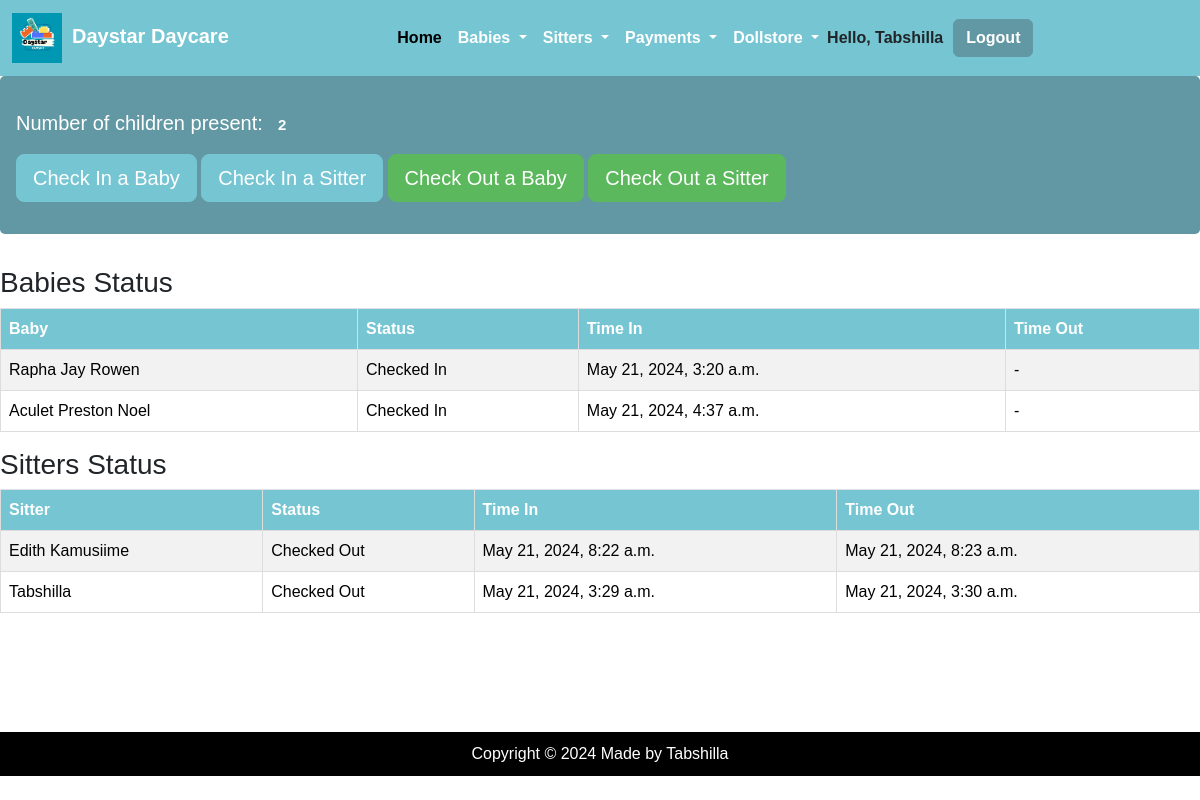
The app's page /trial/ (signed in) with its own data.
### DaystarApp/models.py (models this page shows, shortened)
class BabyReg(models.Model):
    B_name = models.CharField(max_length=100,null=True, blank=True)
    age = models.CharField(max_length=100,null=True, blank=True)
    gender = models.CharField(choices=[('female', 'female'),('male','male')], max_length=100, null=False)
    location = models.CharField(max_length=100,null=True,)
    mothers_name = models.CharField(max_length=100, null=True, blank=True)
    fathers_name = models.CharField(max_length=100, null=True, blank=True)
    mothers_phone = models.IntegerField(null=True, blank=True)
    fathers_phone = models.IntegerField(null=True, blank=True)
    B_number = models.IntegerField(null=True, blank=True)

class BabyAttendance(models.Model):
    B_name = models.ForeignKey(BabyReg, on_delete=models.CASCADE,null=True, blank=True)
    c_stay = models.ForeignKey(Categorystay, on_delete=models.CASCADE,null=True, blank=True)
    brought_by = models.CharField(max_length=100, null=True, blank=True)
    timeIn = models.DateTimeField(auto_now_add=True)
    timeOut = models.DateTimeField(null=True,blank=True)
    assignSitter = models.ForeignKey(Sitter, on_delete=models.CASCADE, null=True, blank=True)

class Sitter(models.Model):
    RELIGION_CHOICES = (
        ('Christian', 'Christian'),
        ('Muslim', 'Muslim'),
        ('Other', 'Other'),
    )
    EDUCATION_LEVEL_CHOICES = (
        ('Primary', 'Primary'),
        ('Secondary', 'Secondary'),
        ('University', 'University'),
    )
    S_name = models.CharField(max_length=200,null=True,blank=True)
    gender = models.CharField(choices=[('female', 'female'),('male','male')], max_length=100, null=False)
    dob = models.DateTimeField()
    location = models.CharField(max_length=200, default="Kabalaga")
    next_of_kin = models.CharField(max_length=200)
    recommenders_name = models.CharField(max_length=200)
    religion = models.CharField(max_length=100, choices=RELIGION_CHOICES, blank=True)
    NIN = models.CharField(max_length=30, unique=True)
    education_level = models.CharField(max_length=200, choices=EDUCATION_LEVEL_CHOICES)
    sitter_number = models.CharField(max_length=200, unique=True)
    contact = models.IntegerField(null= True)

class SitterAttendance(models.Model):
    S_name = models.ForeignKey(Sitter, on_delete=models.CASCADE,null=True, blank=True)
    assign_baby =  models.ForeignKey(BabyReg, on_delete=models.CASCADE,null=True, blank=True)
    timeIn = models.DateTimeField(auto_now_add=True)
    timeOut = models.DateTimeField(null=True,blank=True)

### DaystarApp/views.py (the view)
# urls.py: path('trial/', views.trial, name='trial'),
def trial(request):
    baby_attendance_today = BabyAttendance.objects.filter(timeIn__date=timezone.now().date())
    children_present = baby_attendance_today.count()
    babies_status = []
    for attendance in baby_attendance_today:
        status = 'Checked In' if attendance.timeOut is None else 'Checked Out'
        babies_status.append({
            'baby': attendance.B_name.B_name,
            'status': status,
            'timeIn': attendance.timeIn,
            'timeOut': attendance.timeOut,
        })
    sitter_attendance_today = SitterAttendance.objects.filter(timeIn__date=timezone.now().date())
    sitters_present = sitter_attendance_today.count()
    sitters_status = []
    for attendance in sitter_attendance_today:
        status = 'Checked In' if attendance.timeOut is None else 'Checked Out'
        sitters_status.append({
            'sitter': attendance.S_name.S_name,
            'status': status,
            'timeIn': attendance.timeIn,
            'timeOut': attendance.timeOut,
        })
    context = {
        'children_present': children_present,
        'babies_status': babies_status,
        'sitters_status': sitters_status,
        'sitters_present': sitters_present,
    }
    return render(request, 'DaystarApp/trial.html', context)

### DaystarApp/templates/DaystarApp/trial.html (shortened to what this page needs)
{% extends 'DaystarApp/base.html' %}
{% block content %}
<div class="jumbotron">
    <p class="lead">Number of children present: <span class="badge badge-primary">{{ children_present }}</span></p>
    <a class="btn btn-secondary btn-lg" href="{% url 'baby_checkin' %}" role="button">Check In a Baby</a>
    <a class="btn btn-secondary btn-lg" href="{% url 'sitter_checkin' %}" role="button">Check In a Sitter</a>
    <a class="btn btn-success btn-lg" href="{% url 'baby_checkout' %}" role="button">Check Out a Baby</a>
    <a class="btn btn-success btn-lg" href="{% url 'sitter_checkout' %}" role="button">Check Out a Sitter</a>
</div>
<h3>Babies Status</h3>
<table class="table table-striped">
    <thead>
        <tr>
            <th>Baby</th>
            <th>Status</th>
            <th>Time In</th>
            <th>Time Out</th>
        </tr>
    </thead>
    <tbody>
        {% for status in babies_status %}
        <tr>
            <td>{{ status.baby }}</td>
            <td>{{ status.status }}</td>
            <td>{{ status.timeIn }}</td>
            <td>{{ status.timeOut|default:"-" }}</td>
        </tr>
        {% endfor %}
    </tbody>
</table>
<h3>Sitters Status</h3>
<table class="table table-striped">
    <thead>
        <tr>
            <th>Sitter</th>
            <th>Status</th>
            <th>Time In</th>
            <th>Time Out</th>
        </tr>
    </thead>
    <tbody>
        {% for status in sitters_status %}
        <tr>
            <td>{{ status.sitter }}</td>
            <td>{{ status.status }}</td>
            <td>{{ status.timeIn }}</td>
            <td>{{ status.timeOut|default:"-" }}</td>
        </tr>
        {% endfor %}
    </tbody>
</table>
{% endblock %}

### DaystarApp/templates/DaystarApp/base.html (shortened to what this page needs)
{% load static %}
<!DOCTYPE html>
<html lang="en">
<head>
</head>
<link href="https://cdn.jsdelivr.net/npm/bootstrap@5.3.3/dist/css/bootstrap.min.css" rel="stylesheet"
 />
<link rel="stylesheet" href="{% static 'DaystarApp/css/style.css' %}">
<link rel="stylesheet" href="https://cdnjs.cloudflare.com/ajax/libs/font-awesome/6.0.0-beta3/css/all.min.css">
<body>
    <nav class="navbar navbar-expand-lg " style="background-color: #76c5d3;">
      <div class="container-fluid">
          <a class="navbar-brand" href="{% url 'about' %}"><img src="{% static 'DaystarLogo.png' %}" alt="Daystar Image" style=" height: 50px; width: auto; margin-right: 10px;"><strong style="color: white;">Daystar Daycare </strong></a>
          {% if user.is_authenticated %}
          <div class="collapse navbar-collapse justify-content-center" id="navbarSupportedContent">
              <ul class="navbar-nav mb-2 mb-lg-0">
                  <li class="nav-item">
                      <a class="nav-link active" aria-current="page" href="{% url 'home' %}"><strong>Home</strong></a>
                  </li>
                  <li class="nav-item dropdown">
                      <a class="nav-link dropdown-toggle" href="#" role="button" data-bs-toggle="dropdown" aria-expanded="false">
                          <strong>Babies</strong>
                      </a>
                  </li>
                  <li class="nav-item dropdown">
                      <a class="nav-link dropdown-toggle" href="#" role="button" data-bs-toggle="dropdown" aria-expanded="false">
                          <strong>Sitters</strong>
                      </a>
                  </li>
                  <li class="nav-item dropdown">
                      <a class="nav-link dropdown-toggle" href="#" role="button" data-bs-toggle="dropdown" aria-expanded="false">
                          <strong>Payments</strong>
                      </a>
                  </li>
                  <li class="nav-item dropdown">
                      <a class="nav-link dropdown-toggle" href="#" role="button" data-bs-toggle="dropdown" aria-expanded="false">
                          <strong>Dollstore</strong>
                      </a>
                  </li>
              </ul>
              <div class="d-flex align-items-center">
                  <span class="hello-msg"><strong>Hello, {{ request.user }}</strong> </span>
                  <span><a class="btn btn-primary hello-msg" href="{% url 'logout' %}"><strong>Logout</strong></a></span>
              </div>
          </div>
      </div>
      {% endif %}
  </nav>
  <main>
      {% block content %}
      {% endblock %}
    </main>
    <footer class="mt-auto mb-4">
      <div class="text-center">
        <span>Copyright &copy; <script>document.write(new Date().getFullYear())</script> Made by Tabshilla</span>
      </div>
    </footer>
  </body>
  </html>

### DaystarApp/static/DaystarApp/css/style.css (style rules this page uses)
.table { width: 100%; border-collapse: collapse; }
.table th, .table td { padding: 8px; text-align: left; border-bottom: 1px solid #ddd; }
.table th { background-color: #f2f2f2; font-weight: bold; }
.table tbody tr:nth-child(even) { background-color: #f2f2f2; }
.table th, .table td { padding: 8px; text-align: left; border: 1px solid #ddd; }

### DaystarApp/templates/DaystarApp/base.html (style rules this page uses)
body { display: flex; flex-direction: column; min-height: 100vh; }
main { flex: 1; }
footer { background-color: black; color: white; padding: 10px 0; text-align: center; width: 100%; }
.navbar { background-color: #76c5d3; }
.navbar-brand { color: white; font-weight: bold; }
.nav-link { color: white; font-weight: bold; }
.hello-msg { margin-right: 10px; }

### DaystarApp/templates/DaystarApp/trial.html (style rules this page uses)
body { display: flex; flex-direction: column; min-height: 100vh; font-family: Arial, sans-serif; }
main { flex: 1; }
footer { background-color: black; color: white; padding: 10px 0; text-align: center; width: 100%; }
.jumbotron { background-color: #6198a3; color: white; padding: 2rem 1rem; margin-bottom: 2rem; border-radius: 0.3rem; }
.table { background-color: #fff; border: 1px solid #dee2e6; }
.table th, .table td { border-top: 1px solid #dee2e6; }
.table thead th { background-color: #76c5d3; color: white; }
.btn-primary { background-color: #6198a3; border-color: #6198a3; }
.btn-secondary { background-color: #76c5d3; border-color: #76c5d3; }
.btn-success { background-color: #5cb85c; border-color: #5cb85c; }

### records on screen
BabyReg: baby "Rapha Jay Rowen"
BabyAttendance: timeIn "May 21, 2024, 3:20 a.m."
BabyReg: baby "Aculet Preston Noel"
BabyAttendance: timeIn "May 21, 2024, 4:37 a.m."
Sitter: sitter "Edith Kamusiime"
SitterAttendance: timeIn "May 21, 2024, 8:22 a.m.", timeOut "May 21, 2024, 8:23 a.m."
Sitter: sitter "Tabshilla"
SitterAttendance: timeIn "May 21, 2024, 3:29 a.m.", timeOut "May 21, 2024, 3:30 a.m."

### other values on screen
{{ request.user }} "Tabshilla"
{{ children_present }} "2"
{{ status.status }} "Checked In" "Checked In"
{{ status.timeOut|default:"-" }} "-" "-"
{{ status.status }} "Checked Out" "Checked Out"
